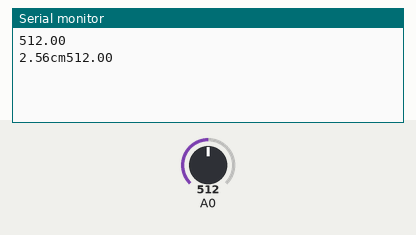
Recording of a sketch running on a simulated Arduino Uno, built with avr-gcc and run on an emulated ATmega328P. Shown: the last lines printed to the serial monitor. The test bench sets the inputs (shaded band); at power-on: A0 = 512.

Above: at 1.8 s.
1.9 s: A0 set to 660
At 2.5 s:
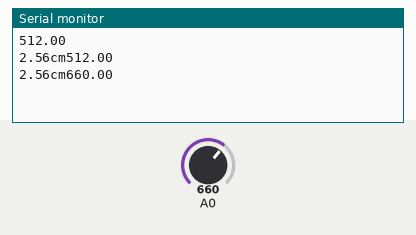
3.4 s: A0 set to 640
At 4.8 s:
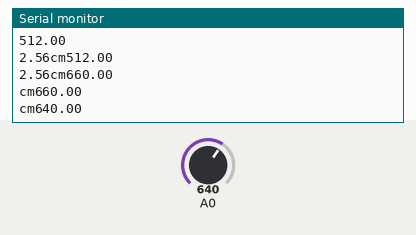
Timing chart, 0 to 6.4 s (numbered marks = the images above; inputs shaded):
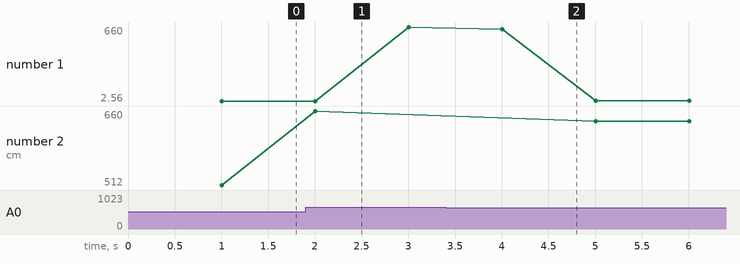

The sketch:

FND0-10.ino
```cpp
float state=0;
void setup(){
  Serial.begin(9600);
}
void loop()
{
  state=analogRead(A0);
  Serial.println(state);
  delay(1000);
  if(state<100)
  Serial.print(0);
  else if(state<300 && state>200)
  Serial.print((state)/120);
  else if(state<650 && state>300)
  Serial.print((state)/200);
  Serial.print("cm");
}
```

Measured:
- after the input at 1.9 s, the serial monitor: prints a new line after 0.10 s (image 1)
- after the input at 3.4 s, the serial monitor: prints a new line after 0.60 s (image 2)
- plotted number 1: 2.56 → 660 after the input at 1.9 s, 660 → 3.2 after the input at 3.4 s
- plotted number 2: 512 → 660 after the input at 1.9 s, 660 → 640 after the input at 3.4 s
